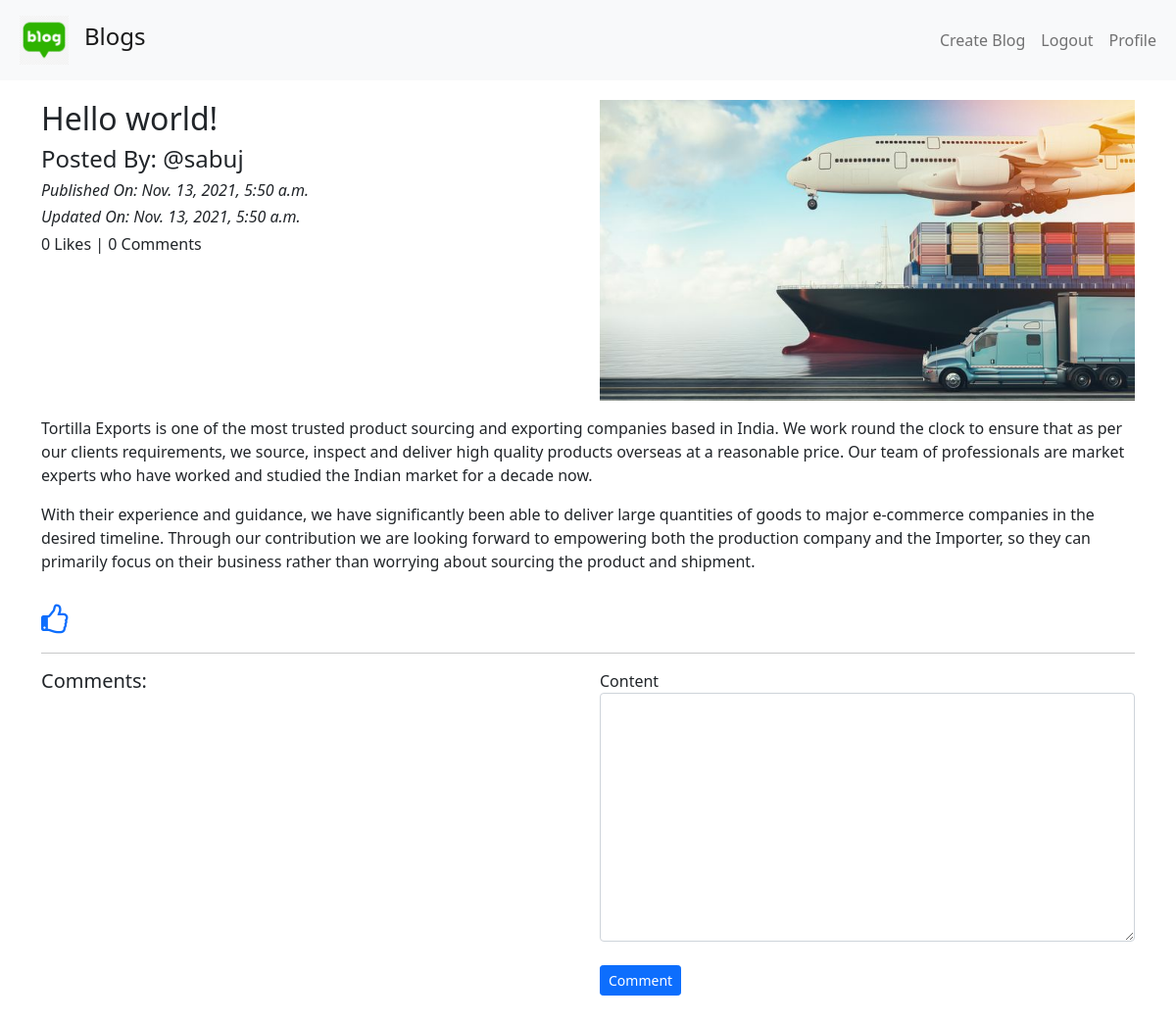
/blog/blog_details/4 (signed in), run on the app's committed database.
### App_Blog/models.py (models this page shows, shortened)
class blog(models.Model):
    author = models.ForeignKey(User,on_delete=models.CASCADE,related_name='post_author')
    blog_title = models.CharField(max_length=264,null=True,blank=True,verbose_name='Put A Title')
    slug = models.CharField(max_length=264,unique=True,null=True,blank=True)
    blog_content = models.TextField(null=True,blank=True,verbose_name="what's on your mind")
    blog_image = models.ImageField(upload_to='blog_images',verbose_name='Image',null=True,blank=True)
    publish_date = models.DateTimeField(auto_now_add=True)
    update_date= models.DateTimeField(auto_now_add=True)

### App_Blog/views.py (the view, shortened to what this page needs)
# urls.py: path('blog_details/<str:pk>',views.blog_details,name='detail'),
@login_required
def blog_details(request,pk):
    blog_name = blog.objects.get(id=pk)
    already_liked = like.objects.filter(author=request.user,blog=blog_name)
    blog_likes = like.objects.filter(blog=blog_name)
    total_likes =  blog_likes.count()
    if already_liked:
        like_signal = True
    else:
        like_signal = False
    form = CommentForm()
    return render(request,'App_Blog/blog_details.html',{'blog':blog_name,'form':form,'likes':total_likes,'liked':like_signal})

### App_Blog/forms.py
class CommentForm(forms.ModelForm):
    class Meta:
        model = comment
        fields = ('content',)

### templates/App_Blog/blog_details.html (shortened to what this page needs)
{% extends 'base.html' %}
{% load crispy_forms_tags %}
{% block body %}
<div class="row">
  <div class="col-sm-6">
    <h2>{{blog.blog_title}}</h2>
    <h4>Posted By: @{{blog.author}}</h4>
    <i><h6>Published On: {{blog.publish_date}}</h6></i>
    <i><h6>Updated On: {{blog.update_date}}</h6></i>
    <h6>{{likes}} Likes | {{blog.blog_comment.count}} Comments</h6>
  </div>
  <div class="col-sm-6">
    <img src="/media/{{blog.blog_image}}" width="100%">
  </div>
  <p>
    {{blog.blog_content|linebreaks}}
  </p>
</div>
  {% if not liked %}
  <a href="{% url 'blog:like' blog.id %}">
    <i class="fa fa-thumbs-o-up fa-2x" aria-hidden="true"></i>
  </a>
  {% else %}
  <a href="{% url 'blog:unlike' blog.id %}">
    <i class="fa fa-thumbs-o-down fa-2x" aria-hidden="true"></i>
  </a>
  {% endif %}
  <hr>
  <div class="row">
    <div class="col-sm-6">
      <h5>Comments:</h5>
    </div>
    <div class="col-sm-6">
      <form method="POST">
        {{ form|crispy }}
        <br>
        <button type="submit" class="btn btn-primary btn-sm">Comment</button>
      </form>
    </div>
  </div>
  <br>
  <br>
  <br>
  <br>
  {% endblock %}

### data on the page
blog: blog_title "Hello world!", author "sabuj", publish_date "Nov. 13, 2021, 5:50 a.m.", update_date "Nov. 13, 2021, 5:50 a.m.", blog_comment.count "0", blog_image (picture), blog_content "Tortilla Exports is one of the most trusted product sourcing and exporting companies based in India. We work round the clock to ensure that as per our clients requirements, we source, inspect and deliver high quality products overseas at a reasonable price. Our team of professionals are market experts who have worked and studied the Indian market for a decade now. With their experience and guidance, we have significantly been able to deliver large quantities of goods to major e-commerce companies in the desired timeline. Through our contribution we are looking forward to empowering both the production company and the Importer, so they can primarily focus on their business rather than…"

### other printed values
{{ likes }} "0"
